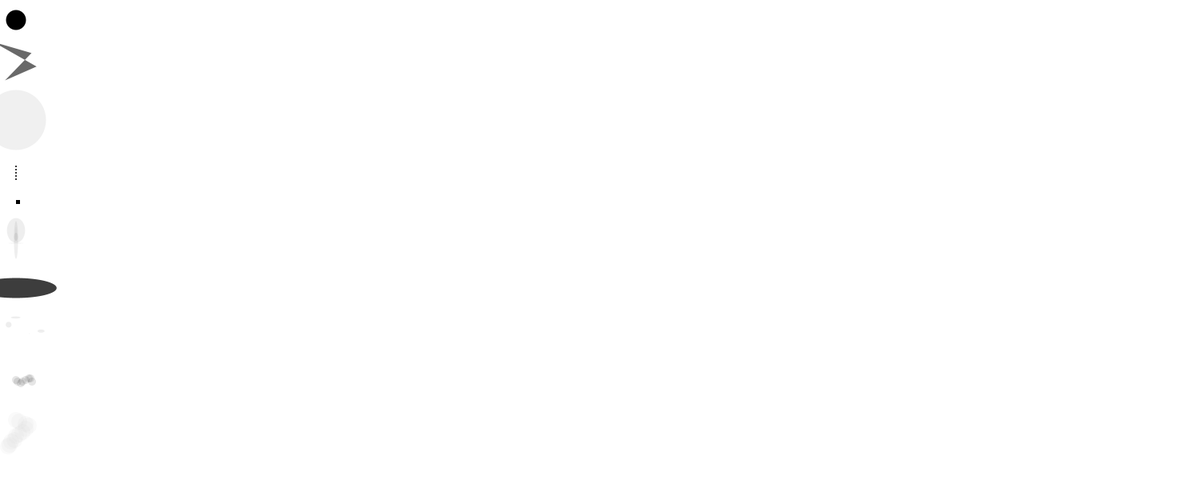
Frame 1 (no input)
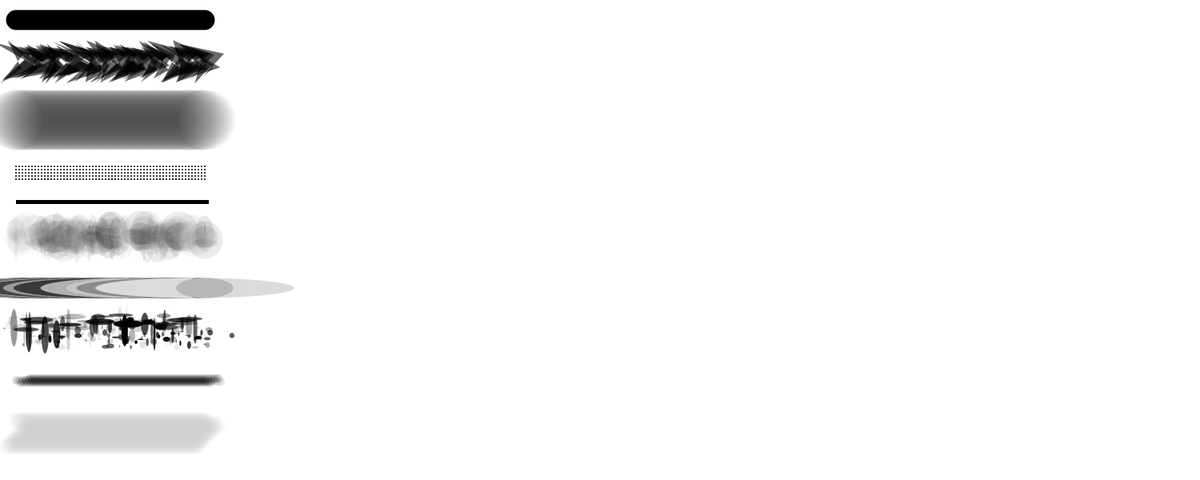
Frame 60 (the mouse pressed at the canvas centre just before this capture)
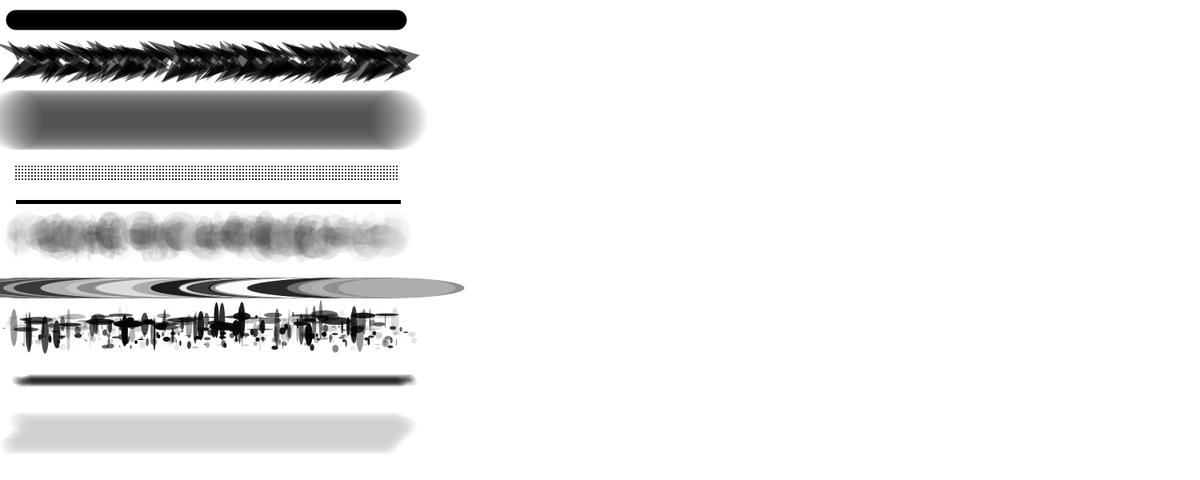
Frame 120 (the mouse held since frame 60 and released just before this capture)

The Processing sketch that drew these frames (run headless with seeded random() and noise(); from frame 60 on, the mouse is pressed at the canvas centre):

// Processing sketch: Saste005_Class1_Sketch1
// ── Saste005_Class1_Sketch1.pde
int x = 20;
void setup() {
  frameRate(500);
  size(1500,600);
  background(255);
}

void draw() {
  noStroke();
  smooth();
  fill(0);
  ellipse(x,25,25,25);
  fill(0,150);
  beginShape();
  vertex(x+random(30),65+random(5));
  vertex(x-random(30),50+random(10));
  vertex(x+random(30),80+random(10));
  vertex(x-random(30),95+random(10));
  endShape(); 
  fill(0,0,0,15);
  ellipse(x,150,75,75);
  fill(0,0,0);
  ellipse(x,216,2,2);
  ellipse(x,212,2,2);
  ellipse(x,208,2,2);
  ellipse(x,220,2,2);
  ellipse(x,224,2,2);
  fill(0,0,0);
  rect(x,250,5,5);
  fill(random(255),25);
  ellipse(x,296,random(50),random(50));
  ellipse(x,292,random(50),random(50));
  ellipse(x,288,random(50),random(50));
  ellipse(x,300,random(50),random(50));
  ellipse(x,304,random(50),random(50));
  fill(random(255));
  ellipse(x,360,random(250),25);
  fill(random(10), random(255));
  ellipse(x+random(20),416+random(20),random(10),random(10));
  ellipse(x-random(20),412-random(20),random(40),random(10));
  ellipse(x+random(40),408+random(20),random(10),random(10));
  ellipse(x-random(20),420-random(20),random(10),random(50));
  ellipse(x,224,2,2);
  //stroke(0,25);
  //strokeWeight(10);
  //curve(x,450,x+2,452,x+6,454,x+8,452,x+12,450,x+16,448,x+18,448,x+20,452); ?????
  fill(0,25);
  ellipse(x,475,10,10);
  ellipse(x+2,477,10,10);
  ellipse(x+6,479,10,10);
  ellipse(x+8,477,10,10);
  ellipse(x+12,475,10,10);
  ellipse(x+16,473,10,10);
  ellipse(x+18,473,10,10);
  ellipse(x+20,477,10,10);
  fill(200,25);
  ellipse(x,525,20,20);
  ellipse(x+4,527,20,20);
  ellipse(x+12,530,20,20);
  ellipse(x+16,532,20,20);
  ellipse(x+12,536,20,20);
  ellipse(x+8,540,20,20);
  ellipse(x+4,543,20,20);
  ellipse(x,545,20,20);
  ellipse(x-2,550,20,20);
  ellipse(x-6,552,20,20);
  ellipse(x-8,556,20,20);
  ellipse(x-10,558,20,20);
  x  = x + 4;
}
